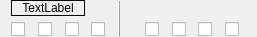
<?xml version="1.0" encoding="UTF-8"?>
<ui version="4.0">
 <class>BinaryEdit</class>
 <widget class="QWidget" name="BinaryEdit">
  <property name="geometry">
   <rect>
    <x>0</x>
    <y>0</y>
    <width>257</width>
    <height>34</height>
   </rect>
  </property>
  <property name="windowTitle">
   <string>Form</string>
  </property>
  <layout class="QGridLayout" name="gridLayout">
   <property name="topMargin">
    <number>0</number>
   </property>
   <property name="bottomMargin">
    <number>0</number>
   </property>
   <item row="0" column="4" rowspan="2" colspan="2">
    <widget class="Line" name="line">
     <property name="frameShadow">
      <enum>QFrame::Raised</enum>
     </property>
     <property name="orientation">
      <enum>Qt::Vertical</enum>
     </property>
    </widget>
   </item>
   <item row="1" column="0">
    <widget class="QCheckBox" name="bit7">
     <property name="text">
      <string/>
     </property>
    </widget>
   </item>
   <item row="1" column="1">
    <widget class="QCheckBox" name="bit6">
     <property name="text">
      <string/>
     </property>
    </widget>
   </item>
   <item row="1" column="2">
    <widget class="QCheckBox" name="bit5">
     <property name="text">
      <string/>
     </property>
    </widget>
   </item>
   <item row="1" column="3">
    <widget class="QCheckBox" name="bit4">
     <property name="text">
      <string/>
     </property>
    </widget>
   </item>
   <item row="1" column="5">
    <widget class="QCheckBox" name="bit3">
     <property name="text">
      <string/>
     </property>
    </widget>
   </item>
   <item row="1" column="6">
    <widget class="QCheckBox" name="bit2">
     <property name="text">
      <string/>
     </property>
    </widget>
   </item>
   <item row="1" column="7">
    <widget class="QCheckBox" name="bit1">
     <property name="text">
      <string/>
     </property>
    </widget>
   </item>
   <item row="1" column="8">
    <widget class="QCheckBox" name="bit0">
     <property name="text">
      <string/>
     </property>
    </widget>
   </item>
   <item row="0" column="0" colspan="3">
    <widget class="QLabel" name="label">
     <property name="frameShape">
      <enum>QFrame::Box</enum>
     </property>
     <property name="text">
      <string>TextLabel</string>
     </property>
     <property name="alignment">
      <set>Qt::AlignCenter</set>
     </property>
    </widget>
   </item>
  </layout>
 </widget>
 <resources/>
 <connections/>
</ui>
